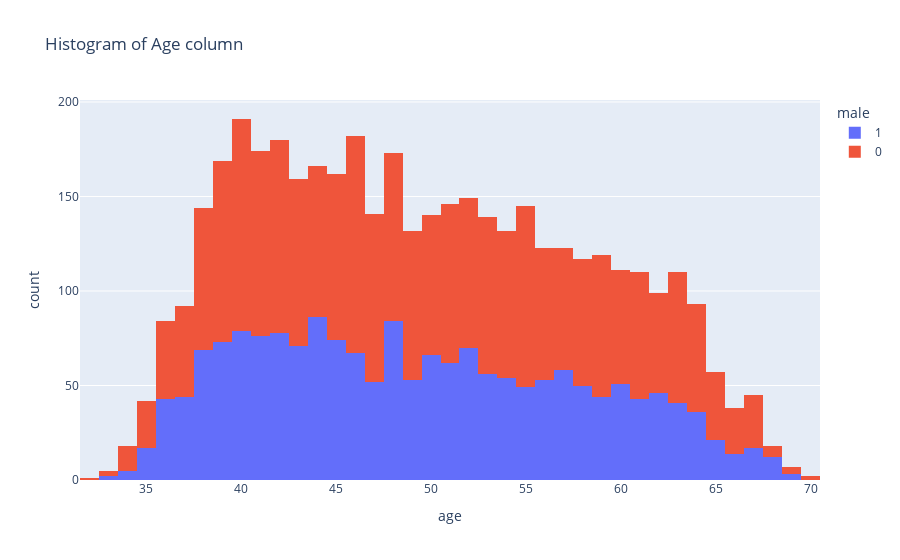

Write notebook code for a chart like this one.
### Code cell
# Distribution of age in the dataset
px.histogram(raw_df, x='age', color='male', title='Histogram of Age column')

### Figure 1 — Plotly figure (JSON) as saved in the notebook; plotly's stock layout.template omitted (floating-point values rounded to 4 significant figures; data arrays with more than 128 entries replaced by an {"elided": "..."} marker saying what was removed)
{"data": [{"alignmentgroup": "True", "bingroup": "x", "hovertemplate": "male=1<br>age=%{x}<br>count=%{y}<extra></extra>", "legendgroup": "1", "marker": {"color": "#636efa", "pattern": {"shape": ""}}, "name": "1", "offsetgroup": "1", "orientation": "v", "showlegend": true, "type": "histogram", "x": {"elided": "1819 int values"}, "xaxis": "x", "yaxis": "y"}, {"alignmentgroup": "True", "bingroup": "x", "hovertemplate": "male=0<br>age=%{x}<br>count=%{y}<extra></extra>", "legendgroup": "0", "marker": {"color": "#EF553B", "pattern": {"shape": ""}}, "name": "0", "offsetgroup": "0", "orientation": "v", "showlegend": true, "type": "histogram", "x": {"elided": "2419 int values"}, "xaxis": "x", "yaxis": "y"}], "layout": {"barmode": "relative", "legend": {"title": {"text": "male"}, "tracegroupgap": 0}, "title": {"text": "Histogram of Age column"}, "xaxis": {"anchor": "y", "domain": [0, 1], "title": {"text": "age"}}, "yaxis": {"anchor": "x", "domain": [0, 1], "title": {"text": "count"}}}}
